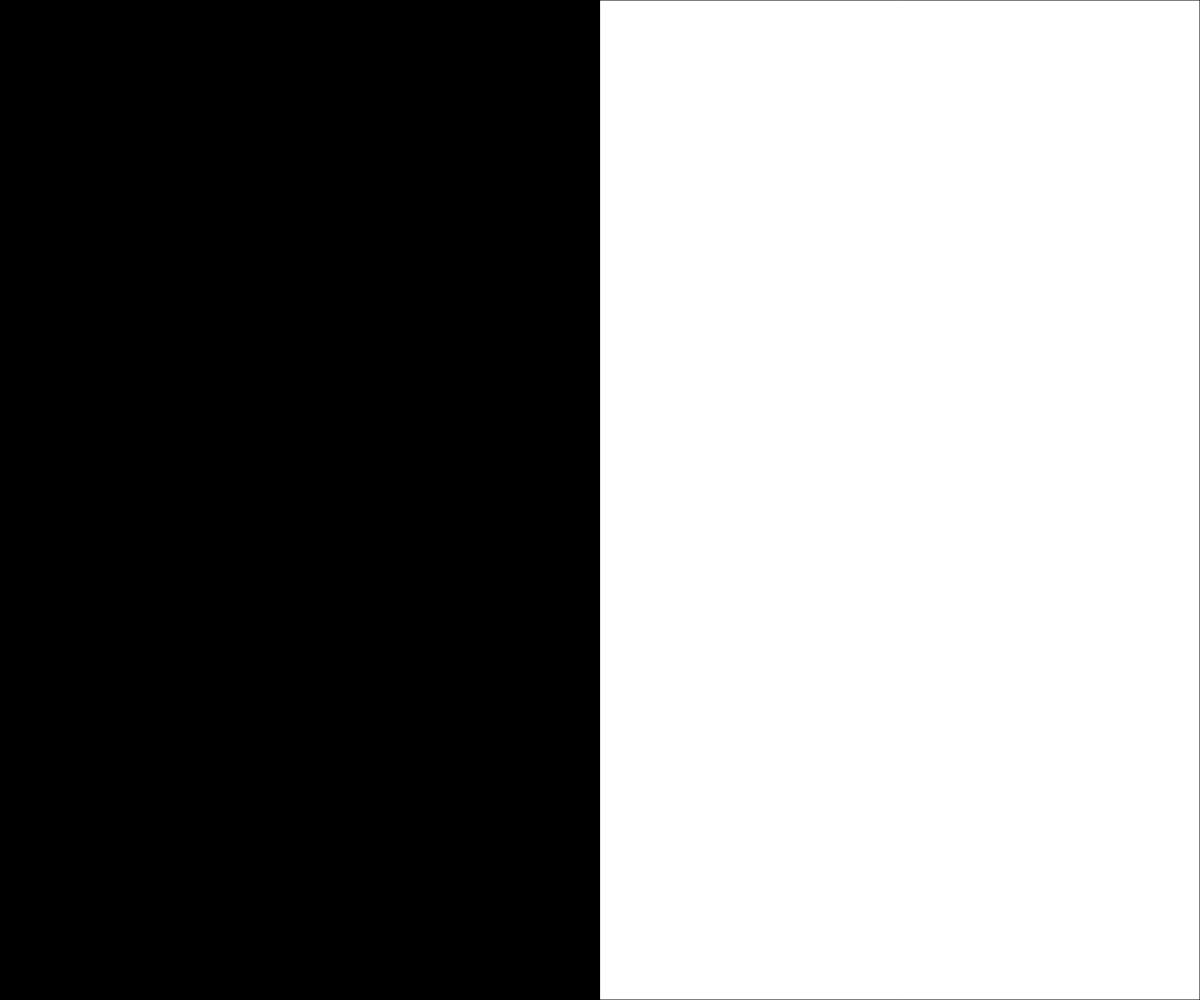
Frame 1 (no input)
Frame 60 (no input): identical to frame 1, image omitted
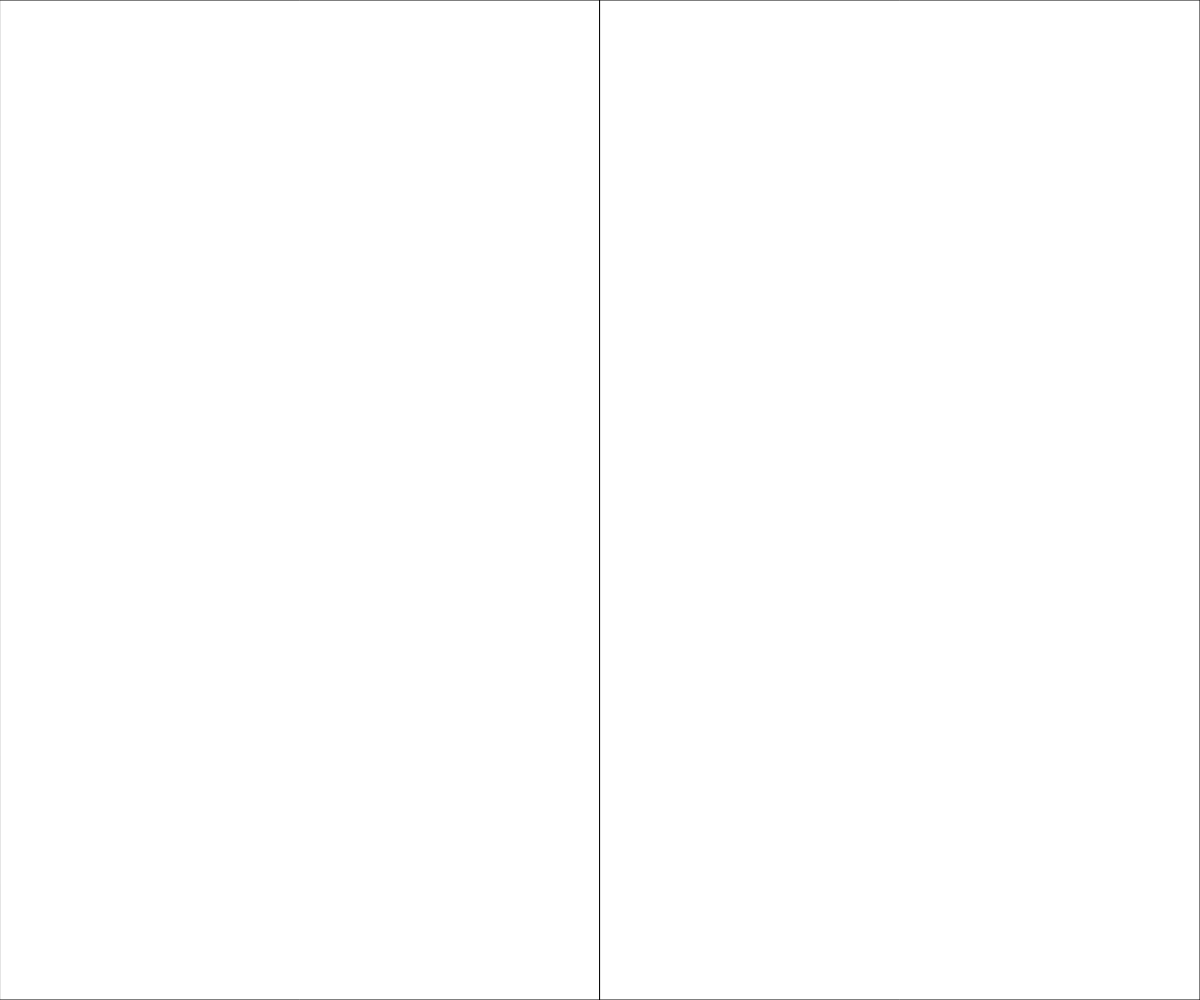
Frame 120 (the mouse pressed at the canvas centre since frame 60)

The p5.js sketch that drew these frames (run headless with seeded random() and noise() and a simulated clock; from frame 60 on, the mouse is pressed at the canvas centre):

// p5.js sketch
// ── sketch.js
// Project Title
// Your Name
// Date
//
// Extra for Experts:
// - describe what you did to take this project "above and beyond"

let leftOn = false;
let rightOn = true;
let side;
function setup() {
  createCanvas(windowWidth, windowHeight);
}

function draw() {
  determineSide();

  //draw left rect
  if (leftOn)  fill(255);
  else fill(0);
  rect(0,0,width/2,height);

  //draw right rect
  if (rightOn)  fill(255);
  else fill(0);
  rect(width/2,0,width/2,height);
  

}

function mousePressed(){
  if (side===0){
    leftOn = !leftOn;
  }
  else{
    rightOn = !rightOn;
  }
}

function determineSide(){
  if (mouseX < windowWidth/2) side = 0;
  else side =1;
}
